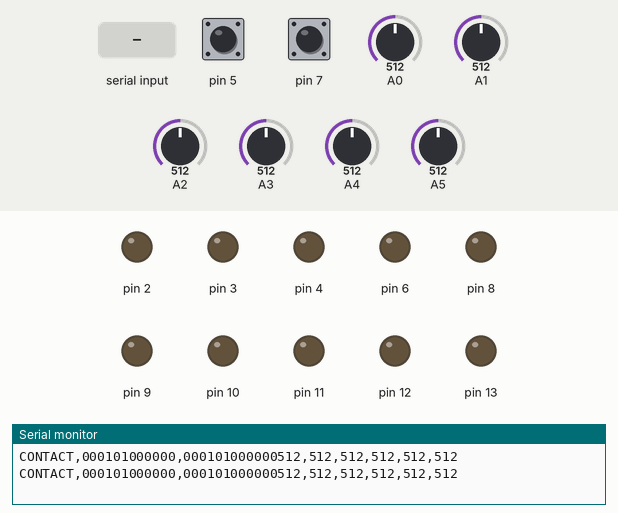
Recording of a sketch running on a simulated Arduino Uno, built with avr-gcc and run on an emulated ATmega328P. On the bench: output pins drawn as LEDs (lit = HIGH), the last lines printed to the serial monitor. The inputs (shaded band) are chosen by the test bench; at power-on: pin 5 HIGH, pin 7 HIGH, A0 = 512, A1 = 512, A2 = 512, A3 = 512, A4 = 512, A5 = 512.

Above: at 1.2 s.
1.3 s: "90,45\n" received over Serial
At 1.8 s:
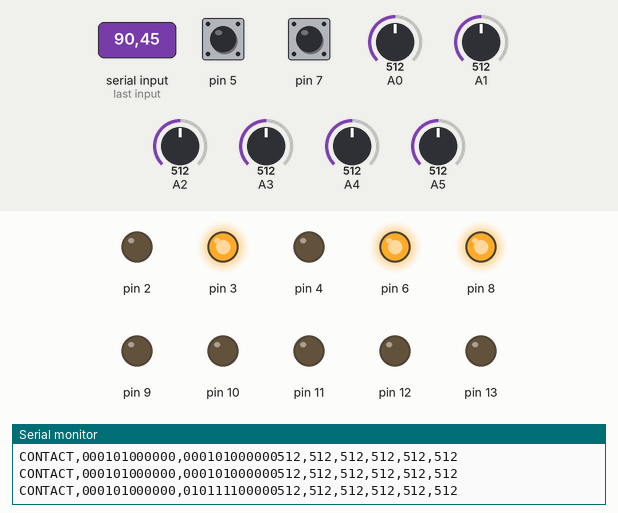
2.8 s: "30,150\n" received over Serial
At 4.0 s:
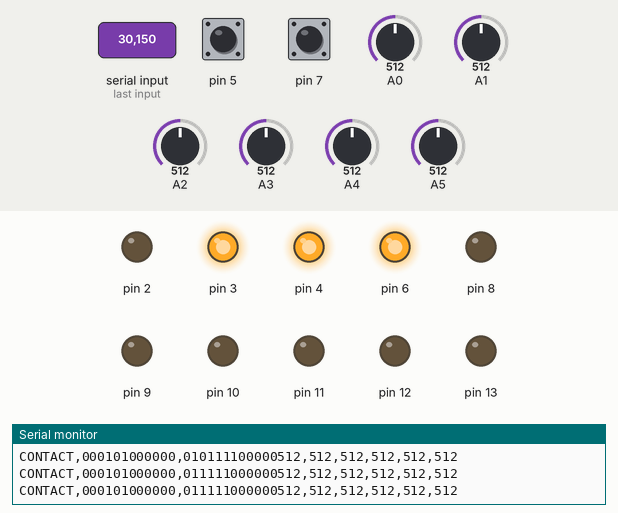
4.3 s: "5\n" received over Serial
At 5.0 s:
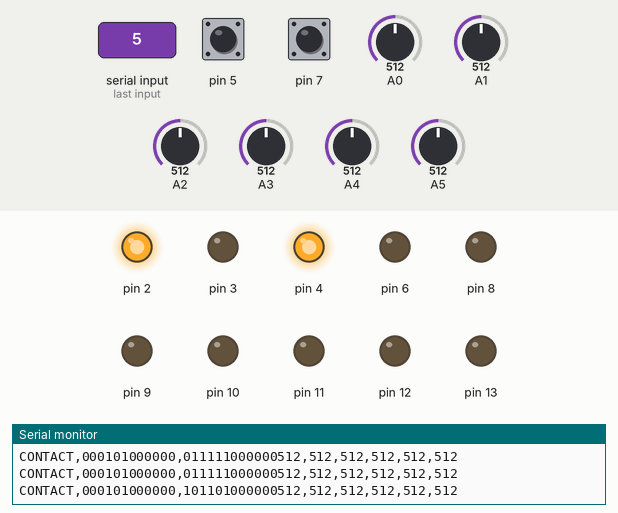
5.8 s: "200\n" received over Serial
At 6.7 s:
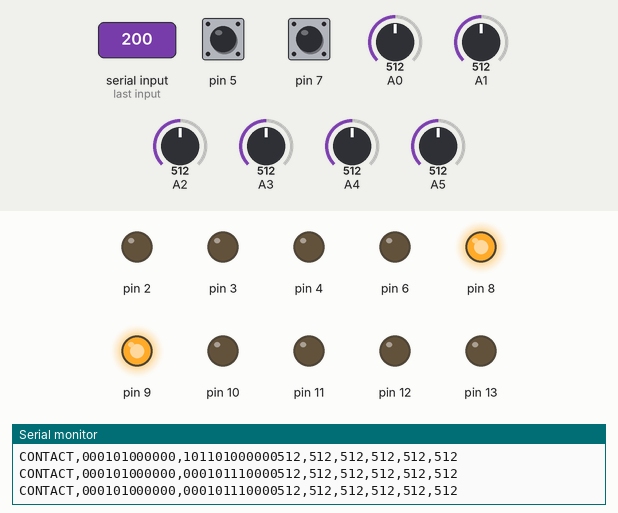
7.3 s: "0\n" received over Serial
At 7.6 s:
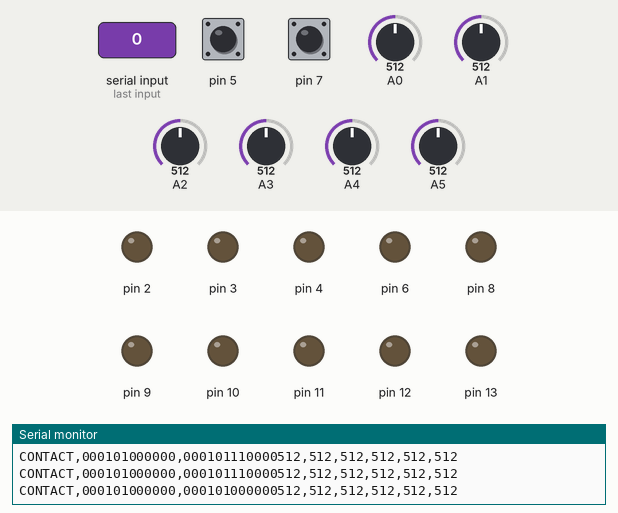
8.8 s: "90\n" received over Serial
At 9.8 s:
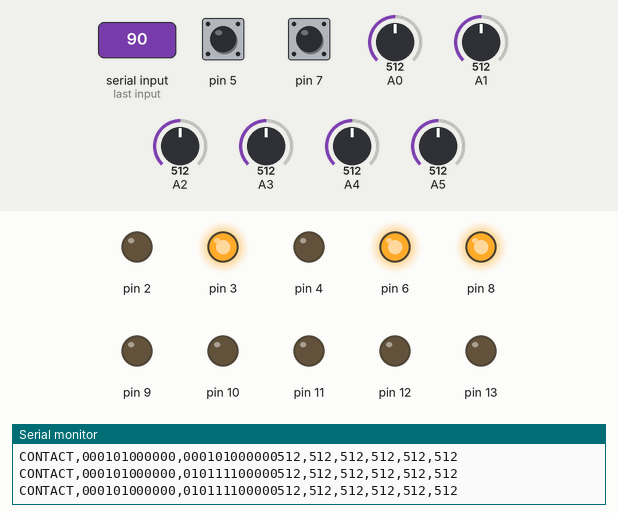
Timing chart, 0 to 11.3 s (numbered marks = the images above; inputs shaded):
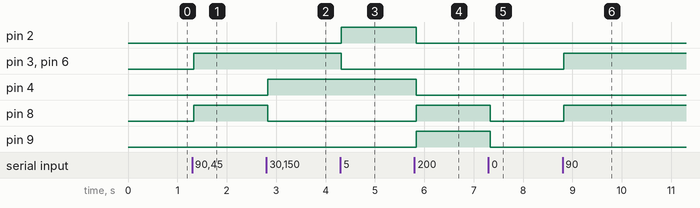

The sketch:

Arduino_serial_Commander_Slave.ino
```cpp
/*********************************
 Remote Arduino Serial Port Commander - Slave


 Uses an Arduino UNO or Nano

 Connect Vcc to Arduino 5volts
 Connect Gnd to ArduinoGnd
 Connect Rx to Arduino pin 0 (Tx)
 Connect Tx to Arduino pin 1 (Rx)
 Note: disconnect Rx and Tx while uploading the sketch, then connect.

  **********************************/

//
// -------------- Pin variables
int command;
int pin13;int pin12;int pin11;int pin10;int pin9;int pin8;
int pin7;int pin6;int pin5;int pin4;int pin3;int pin2;
//
// -------------- setup digital pins as OUTPUT or INPUT,
// OUTPUT = 0 (Zero), INTPUT = 1 (One)
//
int pin2Direction = 0;
int pin3Direction = 0;
int pin4Direction = 0;
int pin5Direction = 1; // INPUT
int pin6Direction = 0;
int pin7Direction = 1; // INPUT
int pin8Direction = 0;
int pin9Direction = 0;
int pin10Direction = 0;
int pin11Direction = 0;
int pin12Direction = 0;
int pin13Direction = 0;
//
// -------------- General Variables
//
String contactString = ""; // string used to send data to Master
long interval = 500; // interval at which to collect data (milliseconds) = 0.5 second
unsigned long previousMillis = 0; // will store last time data was updated

void setup() {
  Serial.begin(9600);
  Serial.setTimeout(20);
  //
  // set pin modes
  if(pin2Direction == 0){ pinMode(2, OUTPUT); digitalWrite(2, LOW);}
  else {pinMode(2, INPUT_PULLUP);}
  if(pin3Direction == 0){ pinMode(3, OUTPUT); digitalWrite(3, LOW);}
  else {pinMode(3, INPUT_PULLUP);}
  if(pin4Direction == 0){ pinMode(4, OUTPUT); digitalWrite(4, LOW);}
  else {pinMode(4, INPUT_PULLUP);}
  if(pin5Direction == 0){ pinMode(5, OUTPUT); digitalWrite(5, LOW);}
  else {pinMode(5, INPUT_PULLUP);}
  if(pin6Direction == 0){ pinMode(6, OUTPUT); digitalWrite(6, LOW);}
  else {pinMode(6, INPUT_PULLUP);}
  if(pin7Direction == 0){ pinMode(7, OUTPUT); digitalWrite(7, LOW);}
  else {pinMode(7, INPUT_PULLUP);}
  if(pin8Direction == 0) {pinMode(8, OUTPUT); digitalWrite(8, LOW);}
  else {pinMode(8, INPUT_PULLUP);}
  if(pin9Direction == 0) {pinMode(9, OUTPUT); digitalWrite(9, LOW);}
  else {pinMode(9, INPUT_PULLUP);}
  if(pin10Direction == 0){ pinMode(10, OUTPUT); digitalWrite(10, LOW);}
  else {pinMode(10, INPUT_PULLUP);}
  if(pin11Direction == 0){ pinMode(11, OUTPUT); digitalWrite(11, LOW);}
  else {pinMode(11, INPUT_PULLUP);}
  if(pin12Direction == 0){ pinMode(12, OUTPUT); digitalWrite(12, LOW);}
  else {pinMode(12, INPUT_PULLUP);}
  if(pin13Direction == 0){ pinMode(13, OUTPUT); digitalWrite(13, LOW);}
  else {pinMode(13, INPUT_PULLUP);}

}

void loop() {
  //
  // check Timer, send data to Master every 0.5 seconds
  unsigned long currentMillis = millis();
  if(currentMillis - previousMillis >= interval) {
    // save the last time data was sent
    previousMillis = currentMillis;
    sendDatatoMaster(); // update Master
  }
  //
  if(Serial.available() > 0){ // get data sent from Master
    String input = Serial.readString();
    command = input.toInt(); // convert to an integer
    if(pin13Direction == 0){pin13 = command & 0x0800; if(pin13 != 0){digitalWrite(13, HIGH);} else {digitalWrite(13,LOW);}}
    if(pin12Direction == 0){pin12 = command & 0x0400; if(pin12 != 0){digitalWrite(12, HIGH);} else {digitalWrite(12,LOW);}}
    if(pin11Direction == 0){pin11 = command & 0x0200; if(pin11 != 0){digitalWrite(11, HIGH);} else {digitalWrite(11,LOW);}}
    if(pin10Direction == 0){pin10 = command & 0x0100; if(pin10 != 0){digitalWrite(10, HIGH);} else {digitalWrite(10,LOW);}}
    if(pin9Direction == 0){pin9 = command & 0x0080; if(pin9 != 0){digitalWrite(9, HIGH);} else {digitalWrite(9,LOW);}}
    if(pin8Direction == 0){pin8 = command & 0x0040; if(pin8 != 0){digitalWrite(8, HIGH);} else {digitalWrite(8,LOW);}}
    if(pin7Direction == 0){pin7 = command & 0x0020; if(pin7 != 0){digitalWrite(7, HIGH);} else {digitalWrite(7,LOW);}}
    if(pin6Direction == 0){pin6 = command & 0x0010; if(pin6 != 0){digitalWrite(6, HIGH);} else {digitalWrite(6,LOW);}}
    if(pin5Direction == 0){pin5 = command & 0x0008; if(pin5 != 0){digitalWrite(5, HIGH);} else {digitalWrite(5,LOW);}}
    if(pin4Direction == 0){pin4 = command & 0x0004; if(pin4 != 0){digitalWrite(4, HIGH);} else {digitalWrite(4,LOW);}}
    if(pin3Direction == 0){pin3 = command & 0x0002; if(pin3 != 0){digitalWrite(3, HIGH);} else {digitalWrite(3,LOW);}}
    if(pin2Direction == 0){pin2 = command & 0x0001; if(pin2 != 0){digitalWrite(2, HIGH);} else {digitalWrite(2,LOW);}}

  }
  delay(20);

}
//
void sendDatatoMaster(){
  // build a string to send to the master, this includes the state of Digital pins and value of Analog pins
  contactString = "CONTACT," + String(pin2Direction)+ String(pin3Direction) + String(pin4Direction) + String(pin5Direction);
  contactString = contactString + String(pin6Direction)+ String(pin7Direction) + String(pin8Direction) + String(pin9Direction);
  contactString = contactString + String(pin10Direction)+ String(pin11Direction) + String(pin12Direction) + String(pin13Direction) + ",";
  //now add data from digital pins
  contactString = contactString + String(digitalRead(2)) + String(digitalRead(3)) + String(digitalRead(4)) + String(digitalRead(5));
  contactString = contactString + String(digitalRead(6)) + String(digitalRead(7)) + String(digitalRead(8)) + String(digitalRead(9));
  contactString = contactString + String(digitalRead(10)) + String(digitalRead(11)) + String(digitalRead(12)) + String(digitalRead(13));
  // now add data from Analog pins
  contactString = contactString + String(analogRead(A0)) + "," + String(analogRead(A1)) + "," + String(analogRead(A2)) + "," + String(analogRead(A3)) + "," + String(analogRead(A4)) + "," + String(analogRead(A5));
  Serial.println(contactString);   // send to master
  delay(20);
}
```

Measured:
- after the input at 1.3 s, pin 3, pin 6, pin 8: LOW → HIGH at once
- after the input at 2.8 s, pin 4: LOW → HIGH at once; pin 8: HIGH → LOW at once
- after the input at 4.3 s, pin 2: LOW → HIGH at once; pin 3, pin 6: HIGH → LOW at once
- after the input at 5.8 s, pin 2, pin 4: HIGH → LOW at once; pin 8, pin 9: LOW → HIGH at once
- after the input at 7.3 s, pin 8, pin 9: HIGH → LOW at once
- after the input at 8.8 s, pin 3, pin 6, pin 8: LOW → HIGH at once
